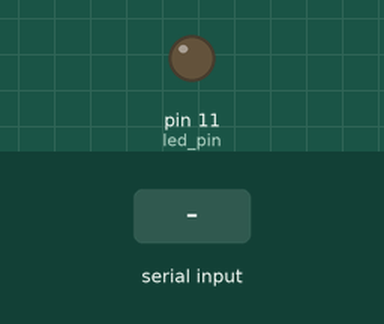
Simulated run of this sketch. Board: Arduino Uno, built with avr-gcc and run on an emulated ATmega328P. Shown: output pins drawn as LEDs (lit = HIGH). Dashed ring = blinking. The inputs (shaded band) are chosen by the test bench. What the sketch prints to the serial monitor is not drawn.

Above: at 1.2 s.
1.3 s: "n" received over Serial
At 1.7 s:
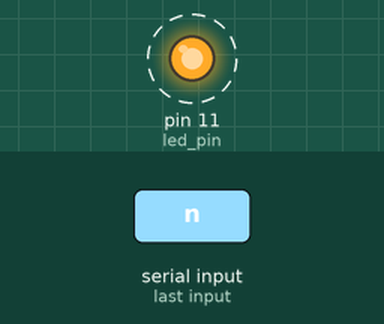
Timing chart, 0 to 7.3 s (numbered marks = the images above; inputs shaded):
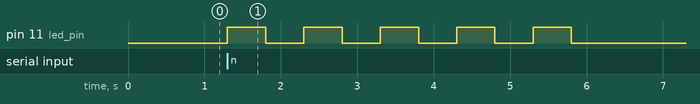

Measured:
- after the input at 1.3 s, pin 11 (led_pin): alternates HIGH for 0.50 s and LOW for 0.50 s, 10 changes in all, then stays LOW, starting at once

The sketch:

arduino_005.ino
```cpp
// -- variables
int led_pin = 11;   // -- pin alimentant la LED
int pause = 500;    // -- pause entre chaque changement d'état
int iterations = 5; // -- nombre d'itérations

// -- exécuté une seule fois
void setup()
{
  Serial.begin(9600);

  // -- init led pin
  pinMode(led_pin, OUTPUT);
  digitalWrite(led_pin, LOW);

  while(!Serial);
  Serial.println("Setup complete. Type <n> to make it blink.");
}

// -- boucle
void loop()
{
  while(Serial.available())
  {
    if( Serial.read() == 'n' )
    {
      blinkit();
    }
  }
}

// -- blink it
void blinkit()
{
  for(int i = 0; i < iterations; i++)
  {
    digitalWrite(led_pin, HIGH);
    delay(pause);
    digitalWrite(led_pin, LOW);
    delay(pause);
  }
}
```
